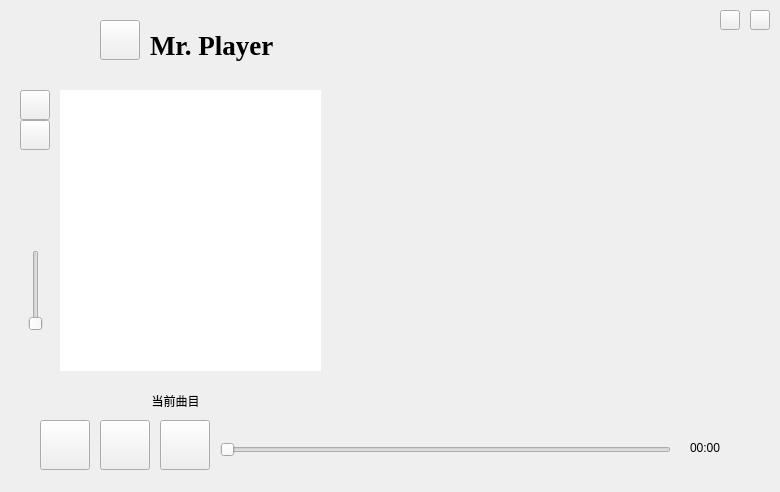
<?xml version="1.0" encoding="UTF-8"?>
<ui version="4.0">
 <class>MainWindow</class>
 <widget class="QMainWindow" name="MainWindow">
  <property name="windowModality">
   <enum>Qt::ApplicationModal</enum>
  </property>
  <property name="geometry">
   <rect>
    <x>0</x>
    <y>0</y>
    <width>780</width>
    <height>492</height>
   </rect>
  </property>
  <property name="contextMenuPolicy">
   <enum>Qt::DefaultContextMenu</enum>
  </property>
  <property name="windowTitle">
   <string>Mr.player</string>
  </property>
  <property name="windowIcon">
   <iconset resource="pic.qrc">
    <normaloff>:/icon/picture/vintage36.png</normaloff>:/icon/picture/vintage36.png</iconset>
  </property>
  <property name="autoFillBackground">
   <bool>false</bool>
  </property>
  <property name="styleSheet">
   <string notr="true"/>
  </property>
  <property name="toolButtonStyle">
   <enum>Qt::ToolButtonIconOnly</enum>
  </property>
  <property name="animated">
   <bool>false</bool>
  </property>
  <property name="tabShape">
   <enum>QTabWidget::Rounded</enum>
  </property>
  <widget class="QWidget" name="centralWidget">
   <widget class="QPushButton" name="lastSong">
    <property name="geometry">
     <rect>
      <x>40</x>
      <y>420</y>
      <width>50</width>
      <height>50</height>
     </rect>
    </property>
    <property name="styleSheet">
     <string notr="true">border-image: url(:/icon/picture/8.png);</string>
    </property>
    <property name="text">
     <string/>
    </property>
   </widget>
   <widget class="QPushButton" name="playState">
    <property name="geometry">
     <rect>
      <x>100</x>
      <y>420</y>
      <width>50</width>
      <height>50</height>
     </rect>
    </property>
    <property name="styleSheet">
     <string notr="true">border-image: url(:/icon/picture/6.png);</string>
    </property>
    <property name="text">
     <string/>
    </property>
   </widget>
   <widget class="QPushButton" name="nextSong">
    <property name="geometry">
     <rect>
      <x>160</x>
      <y>420</y>
      <width>50</width>
      <height>50</height>
     </rect>
    </property>
    <property name="styleSheet">
     <string notr="true">border-image: url(:/icon/picture/3.png);
</string>
    </property>
    <property name="text">
     <string/>
    </property>
   </widget>
   <widget class="QLabel" name="songName">
    <property name="geometry">
     <rect>
      <x>60</x>
      <y>390</y>
      <width>231</width>
      <height>21</height>
     </rect>
    </property>
    <property name="styleSheet">
     <string notr="true">border-image: \*url();</string>
    </property>
    <property name="text">
     <string>当前曲目</string>
    </property>
    <property name="alignment">
     <set>Qt::AlignCenter</set>
    </property>
   </widget>
   <widget class="QPushButton" name="addSongs">
    <property name="geometry">
     <rect>
      <x>20</x>
      <y>90</y>
      <width>30</width>
      <height>30</height>
     </rect>
    </property>
    <property name="autoFillBackground">
     <bool>false</bool>
    </property>
    <property name="styleSheet">
     <string notr="true">border-image: url(:/icon/picture/plus36.png);</string>
    </property>
    <property name="text">
     <string/>
    </property>
   </widget>
   <widget class="QListView" name="playerList">
    <property name="enabled">
     <bool>true</bool>
    </property>
    <property name="geometry">
     <rect>
      <x>60</x>
      <y>90</y>
      <width>261</width>
      <height>281</height>
     </rect>
    </property>
    <property name="contextMenuPolicy">
     <enum>Qt::DefaultContextMenu</enum>
    </property>
    <property name="layoutDirection">
     <enum>Qt::LeftToRight</enum>
    </property>
    <property name="autoFillBackground">
     <bool>true</bool>
    </property>
    <property name="styleSheet">
     <string notr="true">border-image: \*url();
background-color: rgb(14, 154, 154,10);</string>
    </property>
    <property name="frameShape">
     <enum>QFrame::NoFrame</enum>
    </property>
   </widget>
   <widget class="QPushButton" name="close">
    <property name="geometry">
     <rect>
      <x>750</x>
      <y>10</y>
      <width>20</width>
      <height>20</height>
     </rect>
    </property>
    <property name="styleSheet">
     <string notr="true">border-image: url(:/icon/picture/cross55.png);</string>
    </property>
    <property name="text">
     <string/>
    </property>
    <property name="iconSize">
     <size>
      <width>20</width>
      <height>20</height>
     </size>
    </property>
   </widget>
   <widget class="QPushButton" name="minimize">
    <property name="geometry">
     <rect>
      <x>720</x>
      <y>10</y>
      <width>20</width>
      <height>20</height>
     </rect>
    </property>
    <property name="statusTip">
     <string>最小化</string>
    </property>
    <property name="styleSheet">
     <string notr="true">border-image: url(:/icon/picture/minus36.png);</string>
    </property>
    <property name="text">
     <string/>
    </property>
    <property name="iconSize">
     <size>
      <width>20</width>
      <height>20</height>
     </size>
    </property>
    <property name="autoDefault">
     <bool>false</bool>
    </property>
    <property name="flat">
     <bool>false</bool>
    </property>
   </widget>
   <widget class="QPushButton" name="removeSong">
    <property name="geometry">
     <rect>
      <x>20</x>
      <y>120</y>
      <width>30</width>
      <height>30</height>
     </rect>
    </property>
    <property name="styleSheet">
     <string notr="true">border-image: url(:/icon/picture/minus37.png);</string>
    </property>
    <property name="text">
     <string/>
    </property>
   </widget>
   <widget class="QSlider" name="volume">
    <property name="geometry">
     <rect>
      <x>26</x>
      <y>250</y>
      <width>20</width>
      <height>81</height>
     </rect>
    </property>
    <property name="styleSheet">
     <string notr="true">border-image: \*url();</string>
    </property>
    <property name="orientation">
     <enum>Qt::Vertical</enum>
    </property>
   </widget>
   <widget class="QSlider" name="progressSlider">
    <property name="geometry">
     <rect>
      <x>220</x>
      <y>440</y>
      <width>451</width>
      <height>19</height>
     </rect>
    </property>
    <property name="styleSheet">
     <string notr="true">border-image: \*url();</string>
    </property>
    <property name="orientation">
     <enum>Qt::Horizontal</enum>
    </property>
   </widget>
   <widget class="QLabel" name="progress">
    <property name="geometry">
     <rect>
      <x>690</x>
      <y>440</y>
      <width>41</width>
      <height>16</height>
     </rect>
    </property>
    <property name="styleSheet">
     <string notr="true">border-image: \*url();
color: rgb(255, 255, 255);</string>
    </property>
    <property name="text">
     <string>00:00</string>
    </property>
   </widget>
   <widget class="QLabel" name="label">
    <property name="geometry">
     <rect>
      <x>20</x>
      <y>340</y>
      <width>30</width>
      <height>30</height>
     </rect>
    </property>
    <property name="styleSheet">
     <string notr="true">border-image: url(:/icon/picture/volume.png);</string>
    </property>
    <property name="text">
     <string/>
    </property>
   </widget>
   <widget class="QLabel" name="label_2">
    <property name="geometry">
     <rect>
      <x>150</x>
      <y>20</y>
      <width>131</width>
      <height>50</height>
     </rect>
    </property>
    <property name="font">
     <font>
      <family>Times New Roman</family>
      <pointsize>20</pointsize>
      <weight>75</weight>
      <bold>true</bold>
     </font>
    </property>
    <property name="styleSheet">
     <string notr="true">border-image: \*url();</string>
    </property>
    <property name="text">
     <string>Mr. Player</string>
    </property>
   </widget>
   <widget class="QPushButton" name="pushButton">
    <property name="geometry">
     <rect>
      <x>100</x>
      <y>20</y>
      <width>40</width>
      <height>40</height>
     </rect>
    </property>
    <property name="styleSheet">
     <string notr="true">border-image: url(:/icon/picture/vintage36.png);</string>
    </property>
    <property name="text">
     <string/>
    </property>
   </widget>
   <zorder>close</zorder>
   <zorder>minimize</zorder>
   <zorder>lastSong</zorder>
   <zorder>playState</zorder>
   <zorder>nextSong</zorder>
   <zorder>songName</zorder>
   <zorder>addSongs</zorder>
   <zorder>playerList</zorder>
   <zorder>removeSong</zorder>
   <zorder>volume</zorder>
   <zorder>progressSlider</zorder>
   <zorder>progress</zorder>
   <zorder>label</zorder>
   <zorder>label_2</zorder>
   <zorder>pushButton</zorder>
  </widget>
 </widget>
 <layoutdefault spacing="6" margin="11"/>
 <resources>
  <include location="pic.qrc"/>
 </resources>
 <connections/>
</ui>
